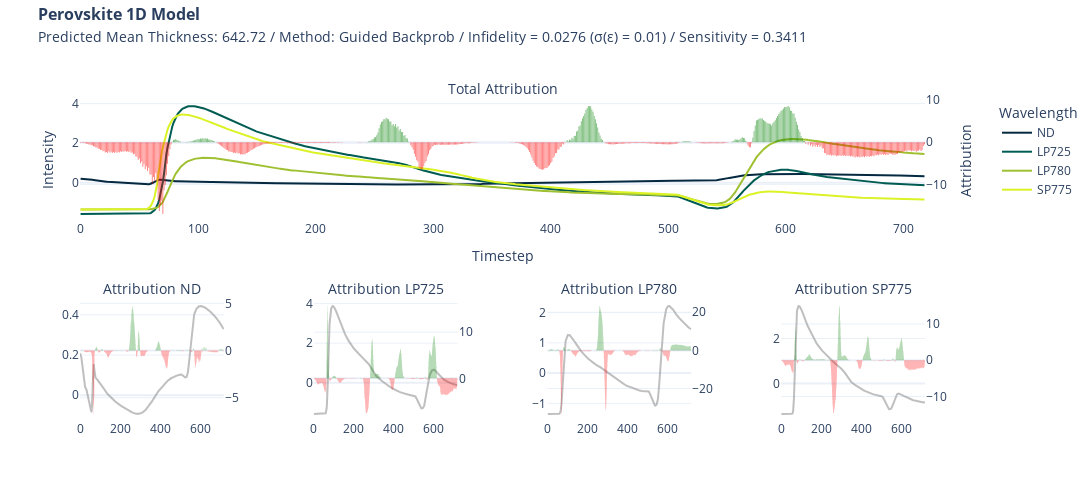

The notebook cell saved with this chart:
### Code cell
import plotly.graph_objects as go


def format_title(title, subtitle=None, font_size=16, subtitle_font_size=14):
    title = f'<span style="font-size: {font_size}px;"><b>{title}</b></span>'
    if not subtitle:
        return title
    subtitle = f'<span style="font-size: {subtitle_font_size}px;">{subtitle}</span>'
    return f"{title}<br>{subtitle}"

if target == "pce":
    subtitle = "Predicted PCE: "
else:
    subtitle = "Predicted Mean Thickness: "


from plotly.subplots import make_subplots

fig = make_subplots(
    rows=2,
    cols=4,
    specs=[
        [{"secondary_y": True, "colspan": 4}, None, None, None],
        [
            {"secondary_y": True},
            {"secondary_y": True},
            {"secondary_y": True},
            {"secondary_y": True},
        ],
    ],
    subplot_titles=(
        format_title("", "Total Attribution"),
        format_title("", "Attribution ND"),
        format_title("", "Attribution LP725"),
        format_title("", "Attribution LP780"),
        format_title("", "Attribution SP775"),
    ),
)

fig.add_trace(
    go.Bar(
        y=attr_gbp.squeeze().sum(axis=0),
        name="Attribution",
        marker_color=np.where(attr_gbp.squeeze().sum(axis=0) < 0, "red", "green"),
        opacity=0.5,
        showlegend=False,
        marker_line_width=0,
    ),
    secondary_y=True,
)

fig.add_trace(go.Scatter(y=x[0], name="ND", marker_color="#042940"))
fig.add_trace(go.Scatter(y=x[1], name="LP725", marker_color="#005C53"))
fig.add_trace(go.Scatter(y=x[2], name="LP780", marker_color="#9FC131"))
fig.add_trace(go.Scatter(y=x[3], name="SP775", marker_color="#DBF227"))

fig.update_yaxes(title="Intensity")
fig.update_yaxes(title_text="Attribution", secondary_y=True)
fig.update_xaxes(title="Timestep")

fig.add_trace(
    go.Scatter(y=x[0], name="ND", marker_color="grey", opacity=0.5, showlegend=False),
    row=2,
    col=1,
)
fig.add_trace(
    go.Bar(
        y=attr_gbp.squeeze()[0],
        marker_color=np.where(attr_gbp.squeeze()[0] < 0, "red", "green"),
        opacity=0.5,
        showlegend=False,
        marker_line_width=0,
    ),
    secondary_y=True,
    row=2,
    col=1,
)

fig.update_yaxes(title=None, row=2, col=1)
fig.update_yaxes(title_text=None, secondary_y=True, row=2, col=1)
fig.update_xaxes(title=None, row=2, col=1)

fig.add_trace(
    go.Scatter(
        y=x[1], name="LP725", marker_color="grey", opacity=0.5, showlegend=False
    ),
    row=2,
    col=2,
)
fig.add_trace(
    go.Bar(
        y=attr_gbp.squeeze()[1],
        marker_color=np.where(attr_gbp.squeeze()[1] < 0, "red", "green"),
        opacity=0.5,
        showlegend=False,
        marker_line_width=0,
    ),
    secondary_y=True,
    row=2,
    col=2,
)

fig.update_yaxes(title=None, row=2, col=2)
fig.update_yaxes(title_text=None, secondary_y=True, row=2, col=2)
fig.update_xaxes(title=None, row=2, col=2)

fig.add_trace(
    go.Scatter(
        y=x[2], name="LP780", marker_color="grey", opacity=0.5, showlegend=False
    ),
    row=2,
    col=3,
)
fig.add_trace(
    go.Bar(
        y=attr_gbp.squeeze()[2],
        marker_color=np.where(attr_gbp.squeeze()[2] < 0, "red", "green"),
        opacity=0.5,
        showlegend=False,
        marker_line_width=0,
    ),
    secondary_y=True,
    row=2,
    col=3,
)

fig.update_yaxes(title=None, row=2, col=3)
fig.update_yaxes(title_text=None, secondary_y=True, row=2, col=3)
fig.update_xaxes(title=None, row=2, col=3)

fig.add_trace(
    go.Scatter(
        y=x[3], name="SP775", marker_color="grey", opacity=0.5, showlegend=False
    ),
    row=2,
    col=4,
)
fig.add_trace(
    go.Bar(
        y=attr_gbp.squeeze()[3],
        marker_color=np.where(attr_gbp.squeeze()[3] < 0, "red", "green"),
        opacity=0.5,
        showlegend=False,
        marker_line_width=0,
    ),
    secondary_y=True,
    row=2,
    col=4,
)

fig.update_yaxes(title=None, row=2, col=4)
fig.update_yaxes(title_text=None, secondary_y=True, row=2, col=4)
fig.update_xaxes(title=None, row=2, col=4)

fig.update_layout(
    title=format_title(
        "Perovskite 1D Model",
        subtitle
        + str(np.round(y,2))
        + " / Method: Guided Backprob / Infidelity = "
        + str(*np.round(infid_gbp.numpy(), 4))
        + " ("
        + "\u03C3"
        + "("
        + "\u03B5"
        + ") = "
        + str(std_noise)
        + ")"
        + " / Sensitivity = "
        + str(*np.round(sens_gbp.numpy(), 4)),
    ),
    legend_title="Wavelength",
    title_y=0.96,
    title_x=0.035,
    template="plotly_white",
    height=500,
    width=1200,
)

fig.write_image("xai/images/" + target + "/1D/1D_gbp.png", scale=2)

fig.show()

### Figure 1 — Plotly figure (JSON) as saved in the notebook; plotly's stock layout.template omitted (floating-point values rounded to 4 significant figures; data arrays with more than 128 entries replaced by an {"elided": "..."} marker saying what was removed)
{"data": [{"marker": {"color": {"elided": "719 str values"}, "line": {"width": 0}}, "name": "Attribution", "opacity": 0.5, "showlegend": false, "type": "bar", "xaxis": "x", "y": {"elided": "719 float values"}, "yaxis": "y2"}, {"marker": {"color": "#042940"}, "name": "ND", "type": "scatter", "y": {"elided": "719 float values"}}, {"marker": {"color": "#005C53"}, "name": "LP725", "type": "scatter", "y": {"elided": "719 float values"}}, {"marker": {"color": "#9FC131"}, "name": "LP780", "type": "scatter", "y": {"elided": "719 float values"}}, {"marker": {"color": "#DBF227"}, "name": "SP775", "type": "scatter", "y": {"elided": "719 float values"}}, {"marker": {"color": "grey"}, "name": "ND", "opacity": 0.5, "showlegend": false, "type": "scatter", "xaxis": "x2", "y": {"elided": "719 float values"}, "yaxis": "y3"}, {"marker": {"color": {"elided": "719 str values"}, "line": {"width": 0}}, "opacity": 0.5, "showlegend": false, "type": "bar", "xaxis": "x2", "y": {"elided": "719 float values"}, "yaxis": "y4"}, {"marker": {"color": "grey"}, "name": "LP725", "opacity": 0.5, "showlegend": false, "type": "scatter", "xaxis": "x3", "y": {"elided": "719 float values"}, "yaxis": "y5"}, {"marker": {"color": {"elided": "719 str values"}, "line": {"width": 0}}, "opacity": 0.5, "showlegend": false, "type": "bar", "xaxis": "x3", "y": {"elided": "719 float values"}, "yaxis": "y6"}, {"marker": {"color": "grey"}, "name": "LP780", "opacity": 0.5, "showlegend": false, "type": "scatter", "xaxis": "x4", "y": {"elided": "719 float values"}, "yaxis": "y7"}, {"marker": {"color": {"elided": "719 str values"}, "line": {"width": 0}}, "opacity": 0.5, "showlegend": false, "type": "bar", "xaxis": "x4", "y": {"elided": "719 float values"}, "yaxis": "y8"}, {"marker": {"color": "grey"}, "name": "SP775", "opacity": 0.5, "showlegend": false, "type": "scatter", "xaxis": "x5", "y": {"elided": "719 float values"}, "yaxis": "y9"}, {"marker": {"color": {"elided": "719 str values"}, "line": {"width": 0}}, "opacity": 0.5, "showlegend": false, "type": "bar", "xaxis": "x5", "y": {"elided": "719 float values"}, "yaxis": "y10"}], "layout": {"annotations": [{"font": {"size": 16}, "showarrow": false, "text": "<span style=\"font-size: 16px;\"><b></b></span><br><span style=\"font-size: 14px;\">Total Attribution</span>", "x": 0.47, "xanchor": "center", "xref": "paper", "y": 1, "yanchor": "bottom", "yref": "paper"}, {"font": {"size": 16}, "showarrow": false, "text": "<span style=\"font-size: 16px;\"><b></b></span><br><span style=\"font-size: 14px;\">Attribution ND</span>", "x": 0.08, "xanchor": "center", "xref": "paper", "y": 0.375, "yanchor": "bottom", "yref": "paper"}, {"font": {"size": 16}, "showarrow": false, "text": "<span style=\"font-size: 16px;\"><b></b></span><br><span style=\"font-size: 14px;\">Attribution LP725</span>", "x": 0.34, "xanchor": "center", "xref": "paper", "y": 0.375, "yanchor": "bottom", "yref": "paper"}, {"font": {"size": 16}, "showarrow": false, "text": "<span style=\"font-size: 16px;\"><b></b></span><br><span style=\"font-size: 14px;\">Attribution LP780</span>", "x": 0.6, "xanchor": "center", "xref": "paper", "y": 0.375, "yanchor": "bottom", "yref": "paper"}, {"font": {"size": 16}, "showarrow": false, "text": "<span style=\"font-size: 16px;\"><b></b></span><br><span style=\"font-size: 14px;\">Attribution SP775</span>", "x": 0.86, "xanchor": "center", "xref": "paper", "y": 0.375, "yanchor": "bottom", "yref": "paper"}], "height": 500, "legend": {"title": {"text": "Wavelength"}}, "title": {"text": "<span style=\"font-size: 16px;\"><b>Perovskite 1D Model</b></span><br><span style=\"font-size: 14px;\">Predicted Mean Thickness: 642.72 / Method: Guided Backprob / Infidelity = 0.0276 (σ(ε) = 0.01) / Sensitivity = 0.3411</span>", "x": 0.035, "y": 0.96}, "width": 1200, "xaxis": {"anchor": "y", "domain": [0, 0.94], "title": {"text": "Timestep"}}, "xaxis2": {"anchor": "y3", "domain": [0, 0.16], "title": {}}, "xaxis3": {"anchor": "y5", "domain": [0.26, 0.42], "title": {}}, "xaxis4": {"anchor": "y7", "domain": [0.52, 0.68], "title": {}}, "xaxis5": {"anchor": "y9", "domain": [0.78, 0.94], "title": {}}, "yaxis": {"anchor": "x", "domain": [0.625, 1], "title": {"text": "Intensity"}}, "yaxis10": {"anchor": "x5", "overlaying": "y9", "side": "right", "title": {}}, "yaxis2": {"anchor": "x", "overlaying": "y", "side": "right", "title": {"text": "Attribution"}}, "yaxis3": {"anchor": "x2", "domain": [0, 0.375], "title": {}}, "yaxis4": {"anchor": "x2", "overlaying": "y3", "side": "right", "title": {}}, "yaxis5": {"anchor": "x3", "domain": [0, 0.375], "title": {}}, "yaxis6": {"anchor": "x3", "overlaying": "y5", "side": "right", "title": {}}, "yaxis7": {"anchor": "x4", "domain": [0, 0.375], "title": {}}, "yaxis8": {"anchor": "x4", "overlaying": "y7", "side": "right", "title": {}}, "yaxis9": {"anchor": "x5", "domain": [0, 0.375], "title": {}}}}
